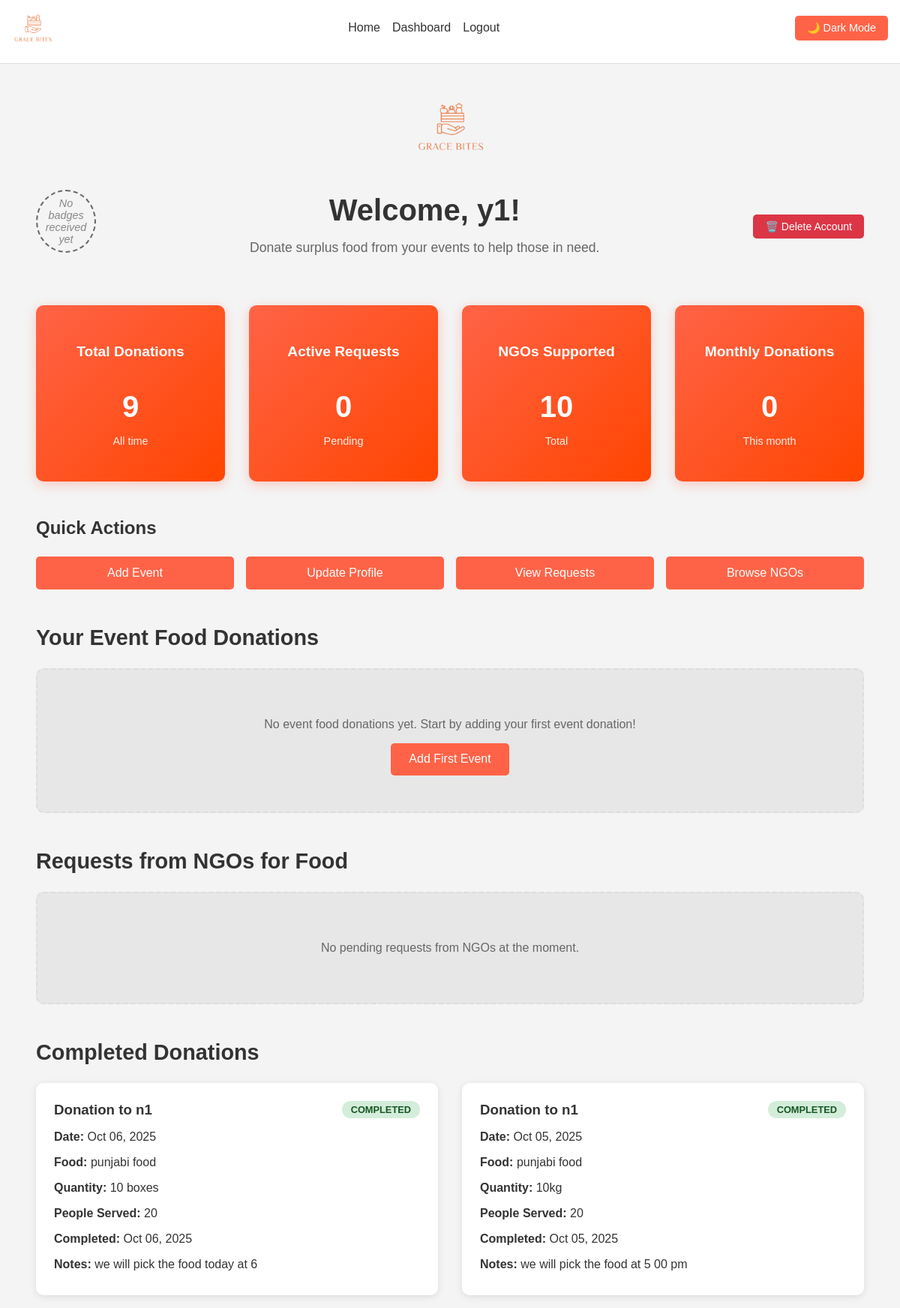
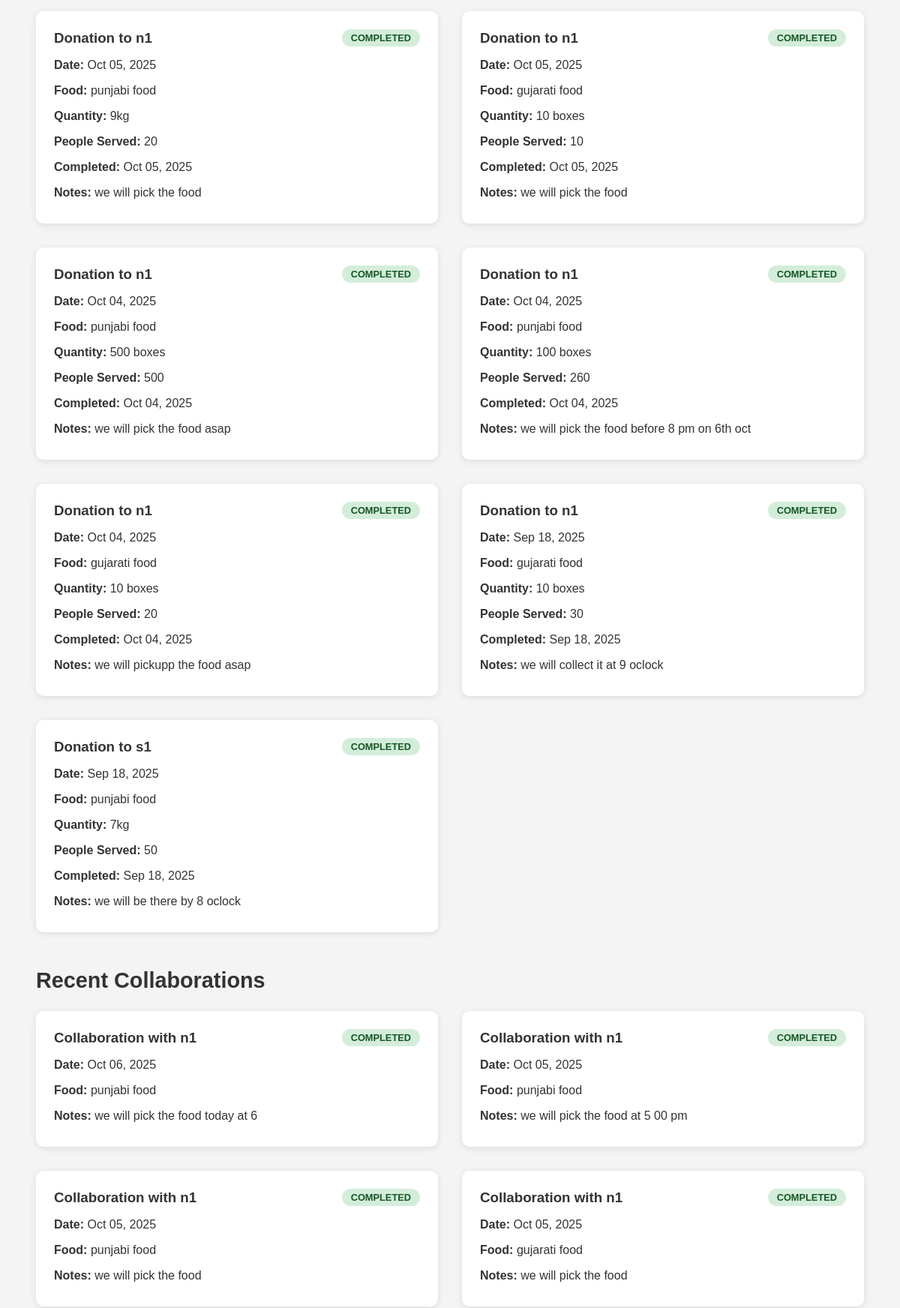
Screenshot of /eventplanner/dashboard/ (signed in, upper part) with the database file from the repository (2 pictures, top to bottom).
### accounts/models.py (models this page shows, shortened)
class User(AbstractUser):
    class Role(models.TextChoices):
        ADMIN = "ADMIN", "Admin"
        RESTAURANT = "RESTAURANT", "Restaurant"
        NGO = "NGO", "Ngo"
        EVENTPLANNER = "EVENTPLANNER", "Event Planner"
    role = models.CharField(max_length=50, choices=Role.choices, default=Role.RESTAURANT)

### core/models.py (models this page shows, shortened)
class Analysis(models.Model):
    user = models.OneToOneField(settings.AUTH_USER_MODEL, on_delete=models.CASCADE)
    food_donated_count = models.PositiveIntegerField(default=0)
    ngos_helped_count = models.PositiveIntegerField(default=0)
    collaborations_count = models.PositiveIntegerField(default=0)
    requests_fulfilled_count = models.PositiveIntegerField(default=0)
    total_people_served = models.PositiveIntegerField(default=0, help_text="Total number of people served across all completed donations")
    monthly_people_served = models.PositiveIntegerField(default=0, help_text="Number of people served in current month")
    monthly_donations_made = models.PositiveIntegerField(default=0, help_text="Number of donations made in current month")
    badge_level = models.CharField(max_length=20, blank=True, null=True, help_text="Current badge level based on monthly performance")
    def recalculate_monthly_donations_made(self):
        from django.utils import timezone
        now = timezone.now()
        start_of_month = now.replace(day=1, hour=0, minute=0, second=0, microsecond=0)
        monthly_count = FoodDonation.objects.filter(
            donor=self.user,
            posted_at__gte=start_of_month
        ).count()
        self.monthly_donations_made = monthly_count
        self.save()
        return monthly_count
    def get_badge_level(self):
        if hasattr(self.user, 'role') and self.user.role == self.user.Role.NGO:
            if self.monthly_people_served >= 1700:
                return 'DIAMOND'
            elif self.monthly_people_served >= 1500:
                return 'GOLD'
            elif self.monthly_people_served >= 1000:
                return 'SILVER'
            elif self.monthly_people_served >= 500:
                return 'BRONZE'
        else:
            if self.monthly_donations_made >= 20:
                return 'DIAMOND'
            elif self.monthly_donations_made >= 15:
                return 'GOLD'
            elif self.monthly_donations_made >= 10:
                return 'SILVER'
            elif self.monthly_donations_made >= 5:
                return 'BRONZE'
        return None

class Collaboration(models.Model):
    STATUS_CHOICES = [
        ('PENDING', 'Pending'),
        ('ACTIVE', 'Active'),
        ('COMPLETED', 'Completed'),
        ('CANCELLED', 'Cancelled'),
    ]
    donor = models.ForeignKey(settings.AUTH_USER_MODEL, related_name='donor_collaborations', on_delete=models.CASCADE)
    ngo = models.ForeignKey(settings.AUTH_USER_MODEL, related_name='ngo_collaborations', on_delete=models.CASCADE)
    food_donation = models.ForeignKey(FoodDonation, on_delete=models.CASCADE, null=True, blank=True)
    food_request = models.ForeignKey(FoodRequest, on_delete=models.CASCADE, null=True, blank=True)
    status = models.CharField(max_length=20, choices=STATUS_CHOICES, default='PENDING')
    collaboration_date = models.DateTimeField(auto_now_add=True)
    notes = models.TextField(blank=True)
    people_served = models.PositiveIntegerField(null=True, blank=True, help_text="Number of people served when donation is completed")
    completion_date = models.DateTimeField(null=True, blank=True)

class FoodDonation(models.Model):
    donor = models.ForeignKey(settings.AUTH_USER_MODEL, on_delete=models.CASCADE, related_name='food_donations')
    food_type = models.CharField(max_length=100)
    quantity = models.CharField(max_length=50)
    description = models.TextField()
    expiry_date = models.DateTimeField()
    location = models.CharField(max_length=255)
    image = models.ImageField(upload_to='food_donations/', null=True, blank=True)
    posted_at = models.DateTimeField(auto_now_add=True)
    is_accepted = models.BooleanField(default=False)
    is_available = models.BooleanField(default=True)
    class Meta:
        ordering = ['-posted_at']

### eventplanner/views.py (the view)
# urls.py: path('dashboard/', views.eventplanner_dashboard, name='eventplanner_dashboard'),
@login_required
def eventplanner_dashboard(request):
    user_donations = FoodDonation.objects.filter(donor=request.user, is_available=True).order_by('-posted_at')
    total_donations = FoodDonation.objects.filter(donor=request.user).count()
    ngo_requests = FoodRequest.objects.filter(status='PENDING').order_by('-requested_at')
    collaborations = Collaboration.objects.filter(donor=request.user).order_by('-collaboration_date')
    pending_donation_requests = Collaboration.objects.filter(donor=request.user, status='PENDING', food_donation__isnull=False).order_by('-collaboration_date')
    completed_collaborations = Collaboration.objects.filter(donor=request.user, status='COMPLETED').order_by('-completion_date')
    analysis, created = Analysis.objects.get_or_create(user=request.user)
    analysis.recalculate_monthly_donations_made()
    badge_level = analysis.get_badge_level()
    analysis.badge_level = badge_level
    analysis.save()
    all_ngos = []
    ngo_users = User.objects.filter(role=User.Role.NGO)
    for ngo_user in ngo_users:
        try:
            ngo_profile = NGOProfile.objects.get(user=ngo_user)
            all_ngos.append({
                'user': ngo_user,
                'profile': ngo_profile
            })
        except NGOProfile.DoesNotExist:
            try:
                from core.models import UserProfile
                old_profile = UserProfile.objects.get(user=ngo_user)
                all_ngos.append({
                    'user': ngo_user,
                    'profile': old_profile
                })
            except:
                all_ngos.append({
                    'user': ngo_user,
                    'profile': None
                })
    context = {
        'user_donations': user_donations,
        'total_donations': total_donations,
        'ngo_requests': ngo_requests,
        'collaborations': collaborations,
        'analysis': analysis,
        'badge_level': badge_level,
        'pending_donation_requests': pending_donation_requests,
        'completed_collaborations': completed_collaborations,
        'all_ngos': all_ngos,
    }
    return render(request, 'dashboards/eventplanner_dashboard.html', context)

### templates/dashboards/eventplanner_dashboard.html (shortened to what this page needs)
{% extends 'base.html' %}
{% load static %}
{% block content %}
<div class="dashboard-container">
    <div class="dashboard-logo">
        <img src="{% static 'images/logo.png' %}" alt="Grace Bites Logo">
    </div>
    <div class="dashboard-header">
        <div class="header-content">
            <a href="{% url 'donor_badge_info' %}" class="badge-link">
                <div class="badge-spot">
                    {% if badge_level %}
                        <img src="{% static 'badges/'|add:badge_level|lower|add:'_badge.png' %}" alt="{{ badge_level|title }} Badge" class="badge-image" title="{{ badge_level|title }} Badge">
                    {% else %}
                        <div class="no-badge-text">No badges received yet</div>
                    {% endif %}
                </div>
            </a>
            <div class="welcome-content">
                <h1>Welcome, {{ request.user.username }}!</h1>
                <p>Donate surplus food from your events to help those in need.</p>
            </div>
            <div class="header-actions">
                <a href="{% url 'delete_account' %}" class="btn btn-danger"
                   onclick="return confirm('Are you sure you want to delete your account? This action cannot be undone.')">
                    🗑️ Delete Account
                </a>
            </div>
        </div>
    </div>
    <div class="dashboard-stats">
        <div class="stat-card">
            <h3>Total Donations</h3>
            <p class="stat-number">{{ total_donations }}</p>
            <p class="stat-label">All time</p>
        </div>
        <div class="stat-card">
            <h3>Active Requests</h3>
            <p class="stat-number">{{ ngo_requests.count }}</p>
            <p class="stat-label">Pending</p>
        </div>
        <div class="stat-card">
            <h3>NGOs Supported</h3>
            <p class="stat-number">{{ analysis.ngos_helped_count }}</p>
            <p class="stat-label">Total</p>
        </div>
        <div class="stat-card">
            <h3>Monthly Donations</h3>
            <p class="stat-number">{{ analysis.monthly_donations_made }}</p>
            <p class="stat-label">This month</p>
        </div>
    </div>
    <div class="dashboard-actions">
        <h2>Quick Actions</h2>
        <div class="action-buttons">
            <a href="{% url 'add_event_food_donation' %}" class="btn">Add Event</a>
            <a href="{% url 'eventplanner_profile' %}" class="btn">Update Profile</a>
            <a href="{% url 'view_all_requests_from_event' %}" class="btn">View Requests</a>
            <a href="{% url 'view_all_ngos_from_event' %}" class="btn">Browse NGOs</a>
        </div>
    </div>
    <div class="dashboard-section">
        <h2>Your Event Food Donations</h2>
        <div class="food-grid">
            {% for donation in user_donations %}
            <div class="food-card">
                {% if donation.image %}
                    <img src="{{ donation.image.url }}" alt="{{ donation.food_type }}" class="food-image">
                {% endif %}
                <div class="food-details">
                    <h3>{{ donation.food_type }}</h3>
                    <p><strong>Quantity:</strong> {{ donation.quantity }}</p>
                    <p><strong>Location:</strong> {{ donation.location }}</p>
                    <p><strong>Expires:</strong> {{ donation.expiry_date|date:"M d, Y" }}</p>
                    <p><strong>Status:</strong>
                        {% if donation.is_available %}
                            <span class="status available">Available</span>
                        {% else %}
                            <span class="status claimed">Claimed</span>
                        {% endif %}
                    </p>
                    <div class="food-actions">
                        <a href="{% url 'update_event_food_donation' donation.id %}" class="btn btn-small">Edit</a>
                        <a href="{% url 'remove_event_food_donation' donation.id %}" class="btn btn-small btn-danger">Remove</a>
                    </div>
                </div>
            </div>
            {% empty %}
            <div class="empty-state">
                <p>No event food donations yet. Start by adding your first event donation!</p>
                <a href="{% url 'add_event_food_donation' %}" class="btn">Add First Event</a>
            </div>
            {% endfor %}
        </div>
    </div>
    <div class="dashboard-section" id="ngo-requests">
        <h2>Requests from NGOs for Food</h2>
        <div class="requests-grid">
            {% for request in ngo_requests %}
            <div class="request-card">
                <div class="request-header">
                    <h3>{{ request.food_type }}</h3>
                    <span class="status pending">{{ request.status }}</span>
                </div>
                <div class="request-details">
                    <p><strong>Required:</strong> {{ request.quantity_required }}</p>
                    <p><strong>Location:</strong> {{ request.location }}</p>
                    <p><strong>Timing:</strong> {{ request.required_timing|date:"M d, Y H:i" }}</p>
                    <p><strong>From:</strong> {{ request.requester.username }}</p>
                    {% if request.description %}
                        <p><strong>Description:</strong> {{ request.description }}</p>
                    {% endif %}
                </div>
                <div class="request-actions">
                    <a href="{% url 'fulfill_ngo_request_from_event' request.id %}" class="btn btn-small">Fulfill Request</a>
                    <a href="{% url 'view_ngo_details_from_event' request.requester.id %}" class="btn btn-small btn-secondary">View NGO</a>
                </div>
            </div>
            {% empty %}
            <div class="empty-state">
                <p>No pending requests from NGOs at the moment.</p>
            </div>
            {% endfor %}
        </div>
    </div>
    <div class="dashboard-section">
        <h2>Completed Donations</h2>
        <div class="collaborations-grid">
            {% for collaboration in completed_collaborations %}
            <div class="collaboration-card">
                <div class="collaboration-header">
                    <h3>Donation to {{ collaboration.ngo.username }}</h3>
                    <span class="status completed">COMPLETED</span>
                </div>
                <div class="collaboration-details">
                    <p><strong>Date:</strong> {{ collaboration.collaboration_date|date:"M d, Y" }}</p>
                    {% if collaboration.food_donation %}
                        <p><strong>Food:</strong> {{ collaboration.food_donation.food_type }}</p>
                        <p><strong>Quantity:</strong> {{ collaboration.food_donation.quantity }}</p>
                    {% endif %}
                    {% if collaboration.people_served %}
                        <p><strong>People Served:</strong> {{ collaboration.people_served }}</p>
                    {% endif %}
                    {% if collaboration.completion_date %}
                        <p><strong>Completed:</strong> {{ collaboration.completion_date|date:"M d, Y" }}</p>
                    {% endif %}
                    {% if collaboration.notes %}
                        <p><strong>Notes:</strong> {{ collaboration.notes }}</p>
                    {% endif %}
                </div>
            </div>
            {% empty %}
            <div class="empty-state">
                <p>No completed donations yet.</p>
            </div>
            {% endfor %}
        </div>
    </div>
    <div class="dashboard-section">
        <h2>Recent Collaborations</h2>
        <div class="collaborations-grid">
            {% for collaboration in collaborations %}
            <div class="collaboration-card">
                <div class="collaboration-header">
                    <h3>Collaboration with {{ collaboration.ngo.username }}</h3>
                    <span class="status {{ collaboration.status|lower }}">{{ collaboration.status }}</span>
                </div>
                <div class="collaboration-details">
                    <p><strong>Date:</strong> {{ collaboration.collaboration_date|date:"M d, Y" }}</p>
                    {% if collaboration.food_donation %}
                        <p><strong>Food:</strong> {{ collaboration.food_donation.food_type }}</p>
                    {% endif %}
                    {% if collaboration.notes %}
                        <p><strong>Notes:</strong> {{ collaboration.notes }}</p>
                    {% endif %}
                </div>
            </div>
            {% empty %}
            <div class="empty-state">
                <p>No collaborations yet. Start by fulfilling NGO requests!</p>
            </div>
            {% endfor %}
        </div>
    </div>
</div>
{% endblock %}

### rows the page displays
User: user.username "y1"
Analysis: ngos_helped_count "10", monthly_donations_made "0"
Collaboration: ngo.username "n1", collaboration_date "Oct 06, 2025", food_donation.food_type "punjabi food", food_donation.quantity "10 boxes", people_served "20", completion_date "Oct 06, 2025", notes "we will pick the food today at 6", status "COMPLETED"
Collaboration: ngo.username "n1", collaboration_date "Oct 05, 2025", food_donation.food_type "punjabi food", food_donation.quantity "10kg", people_served "20", completion_date "Oct 05, 2025", notes "we will pick the food at 5 00 pm", status "COMPLETED"
Collaboration: ngo.username "n1", collaboration_date "Oct 05, 2025", food_donation.food_type "punjabi food", food_donation.quantity "9kg", people_served "20", completion_date "Oct 05, 2025", notes "we will pick the food", status "COMPLETED"
Collaboration: ngo.username "n1", collaboration_date "Oct 05, 2025", food_donation.food_type "gujarati food", food_donation.quantity "10 boxes", people_served "10", completion_date "Oct 05, 2025", notes "we will pick the food", status "COMPLETED"
Collaboration: ngo.username "n1", collaboration_date "Oct 04, 2025", food_donation.food_type "punjabi food", food_donation.quantity "500 boxes", people_served "500", completion_date "Oct 04, 2025", notes "we will pick the food asap"
Collaboration: ngo.username "n1", collaboration_date "Oct 04, 2025", food_donation.food_type "punjabi food", food_donation.quantity "100 boxes", people_served "260", completion_date "Oct 04, 2025", notes "we will pick the food before 8 pm on 6th oct"
Collaboration: ngo.username "n1", collaboration_date "Oct 04, 2025", food_donation.food_type "gujarati food", food_donation.quantity "10 boxes", people_served "20", completion_date "Oct 04, 2025", notes "we will pickupp the food asap"
Collaboration: ngo.username "n1", collaboration_date "Sep 18, 2025", food_donation.food_type "gujarati food", food_donation.quantity "10 boxes", people_served "30", completion_date "Sep 18, 2025", notes "we will collect it at 9 oclock"
Collaboration: ngo.username "s1", collaboration_date "Sep 18, 2025", food_donation.food_type "punjabi food", food_donation.quantity "7kg", people_served "50", completion_date "Sep 18, 2025", notes "we will be there by 8 oclock"

### other values shown
{{ total_donations }} "9"
{{ ngo_requests.count }} "0"
